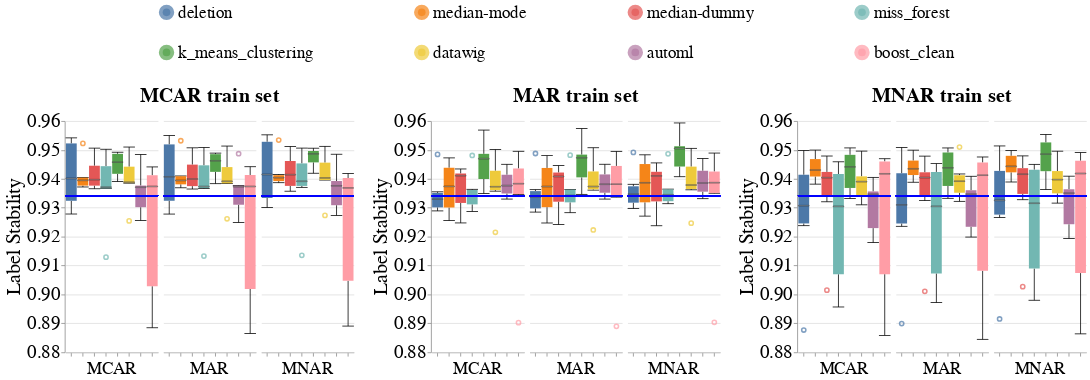

Notebook code for this chart:
### Code cell
create_box_plots_for_diff_imputers_v2(dataset_name=DATASET_NAME,
                                      model_name='lgbm_clf',
                                      metric_name='label_stability',
                                      db_client=db_client)

### Figure 1 — Vega-Lite specification as saved in the notebook (floating-point values rounded to 4 significant figures; data arrays with more than 128 entries replaced by an {"elided": "..."} marker saying what was removed)
{"config": {"view": {"continuousWidth": 400, "continuousHeight": 300, "stroke": null}, "axis": {"labelFontSize": 24, "labelFontWeight": "normal", "titleFontSize": 26, "titleFontWeight": "normal"}, "facet": {"spacing": 5}, "header": {"labelFontSize": 22, "labelOrient": "bottom", "labelPadding": 5, "titleFontSize": 26}, "legend": {"columns": 4, "direction": "horizontal", "labelFontSize": 22, "labelLimit": 400, "orient": "top", "symbolOffset": 120, "symbolStrokeWidth": 10, "titleAnchor": "middle", "titleFontSize": 24, "titleLimit": 300}, "title": {"fontSize": 26}}, "hconcat": [{"facet": {"column": {"field": "Test_Injection_Strategy", "sort": ["MCAR", "MAR", "MNAR"], "title": "MCAR train set", "type": "nominal"}}, "spec": {"layer": [{"mark": {"type": "boxplot", "median": {"stroke": "black", "strokeWidth": 0.7}, "ticks": true}, "encoding": {"color": {"field": "Null_Imputer_Name", "sort": ["deletion", "median-mode", "median-dummy", "miss_forest", "k_means_clustering", "datawig", "automl", "boost_clean"], "title": null, "type": "nominal"}, "x": {"axis": {"labels": false}, "field": "Null_Imputer_Name", "sort": ["deletion", "median-mode", "median-dummy", "miss_forest", "k_means_clustering", "datawig", "automl", "boost_clean"], "title": null, "type": "nominal"}, "y": {"field": "Metric_Value", "scale": {"zero": false}, "title": "Label Stability", "type": "quantitative"}}}, {"mark": "rule", "encoding": {"color": {"value": "blue"}, "size": {"value": 2}, "y": {"field": "Baseline_Median", "type": "quantitative"}}}], "width": 120}}, {"data": {"name": "data-84a332fa64cd98c7592a25a974469808"}, "facet": {"column": {"field": "Test_Injection_Strategy", "sort": ["MCAR", "MAR", "MNAR"], "title": "MAR train set", "type": "nominal"}}, "spec": {"layer": [{"mark": {"type": "boxplot", "median": {"stroke": "black", "strokeWidth": 0.7}, "ticks": true}, "encoding": {"color": {"field": "Null_Imputer_Name", "sort": ["deletion", "median-mode", "median-dummy", "miss_forest", "k_means_clustering", "datawig", "automl", "boost_clean"], "title": null, "type": "nominal"}, "x": {"axis": {"labels": false}, "field": "Null_Imputer_Name", "sort": ["deletion", "median-mode", "median-dummy", "miss_forest", "k_means_clustering", "datawig", "automl", "boost_clean"], "title": null, "type": "nominal"}, "y": {"field": "Metric_Value", "scale": {"zero": false}, "title": "Label Stability", "type": "quantitative"}}}, {"mark": "rule", "encoding": {"color": {"value": "blue"}, "size": {"value": 2}, "y": {"field": "Baseline_Median", "type": "quantitative"}}}], "width": 120}}, {"data": {"name": "data-ddc8790044a4678a8613dcbef03244e8"}, "facet": {"column": {"field": "Test_Injection_Strategy", "sort": ["MCAR", "MAR", "MNAR"], "title": "MNAR train set", "type": "nominal"}}, "spec": {"layer": [{"mark": {"type": "boxplot", "median": {"stroke": "black", "strokeWidth": 0.7}, "ticks": true}, "encoding": {"color": {"field": "Null_Imputer_Name", "sort": ["deletion", "median-mode", "median-dummy", "miss_forest", "k_means_clustering", "datawig", "automl", "boost_clean"], "title": null, "type": "nominal"}, "x": {"axis": {"labels": false}, "field": "Null_Imputer_Name", "sort": ["deletion", "median-mode", "median-dummy", "miss_forest", "k_means_clustering", "datawig", "automl", "boost_clean"], "title": null, "type": "nominal"}, "y": {"field": "Metric_Value", "scale": {"zero": false}, "title": "Label Stability", "type": "quantitative"}}}, {"mark": "rule", "encoding": {"color": {"value": "blue"}, "size": {"value": 2}, "y": {"field": "Baseline_Median", "type": "quantitative"}}}], "width": 120}}], "data": {"name": "data-520ccda4d991abb1d22a8785373d6f1b"}, "resolve": {"scale": {"y": "shared"}}, "$schema": "https://vega.github.io/schema/vega-lite/v4.17.0.json", "datasets": {"data-520ccda4d991abb1d22a8785373d6f1b": {"elided": "144 records"}, "data-84a332fa64cd98c7592a25a974469808": {"elided": "144 records"}, "data-ddc8790044a4678a8613dcbef03244e8": {"elided": "144 records"}}}
